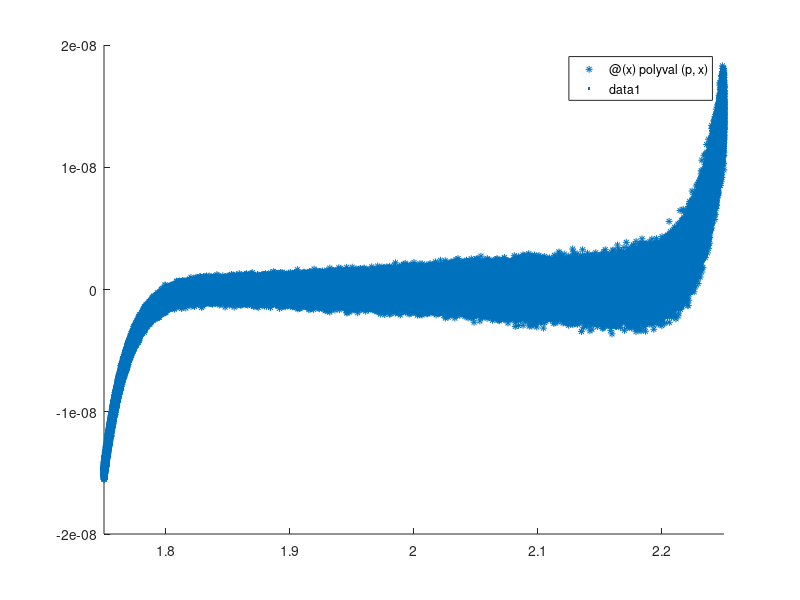

This chart was generated by the following MATLAB code:
r = 2*ones(1,13);
p = poly(r);
f = @(x)polyval(p,x);
x = linspace(1.75,2.25);
f1 = (x-2).^13;

figure(4)
hold on
fplot(f,[1.75,2.25],'*','Markersize',5)
scatter(x,f1,'.')
hold off
